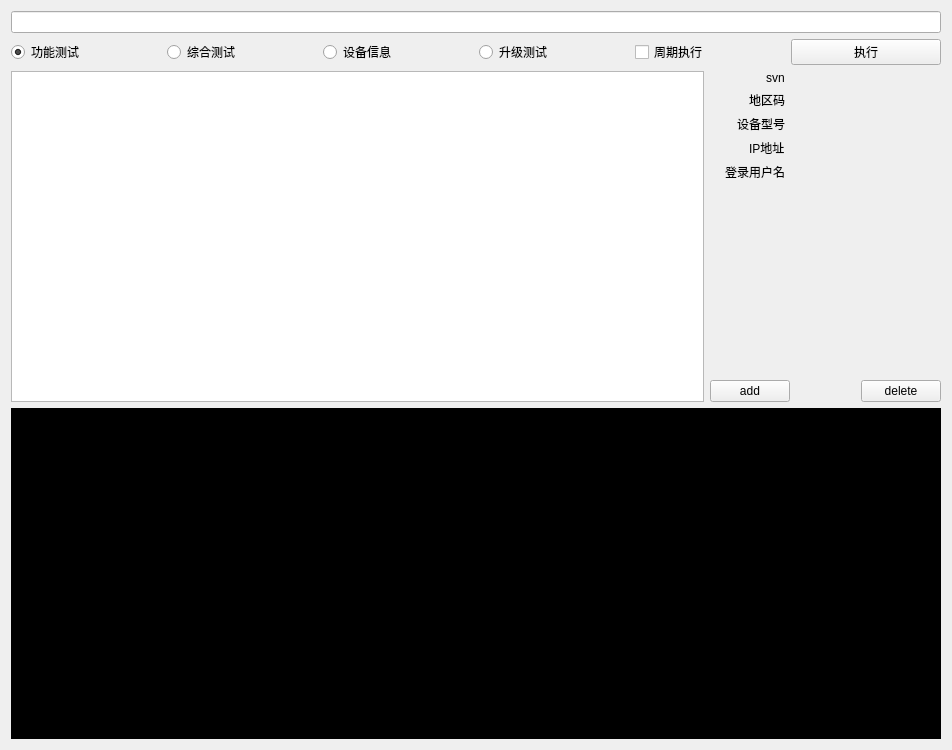
<?xml version="1.0" encoding="UTF-8"?>
<ui version="4.0">
 <class>Form</class>
 <widget class="QWidget" name="Form">
  <property name="geometry">
   <rect>
    <x>0</x>
    <y>0</y>
    <width>952</width>
    <height>750</height>
   </rect>
  </property>
  <property name="windowTitle">
   <string>Form</string>
  </property>
  <layout class="QVBoxLayout" name="verticalLayout_4">
   <item>
    <layout class="QHBoxLayout" name="horizontalLayout">
     <item>
      <widget class="QLineEdit" name="lineEdit"/>
     </item>
    </layout>
   </item>
   <item>
    <layout class="QHBoxLayout" name="horizontalLayout_3">
     <item>
      <widget class="QRadioButton" name="radioButton_1">
       <property name="text">
        <string>功能测试</string>
       </property>
       <property name="checked">
        <bool>true</bool>
       </property>
      </widget>
     </item>
     <item>
      <widget class="QRadioButton" name="radioButton_2">
       <property name="text">
        <string>综合测试</string>
       </property>
      </widget>
     </item>
     <item>
      <widget class="QRadioButton" name="radioButton_3">
       <property name="text">
        <string>设备信息</string>
       </property>
      </widget>
     </item>
     <item>
      <widget class="QRadioButton" name="radioButton_upgrade">
       <property name="text">
        <string>升级测试</string>
       </property>
      </widget>
     </item>
     <item>
      <widget class="QCheckBox" name="checkBox">
       <property name="text">
        <string>周期执行</string>
       </property>
      </widget>
     </item>
     <item>
      <widget class="QPushButton" name="pushButton">
       <property name="text">
        <string>执行</string>
       </property>
      </widget>
     </item>
    </layout>
   </item>
   <item>
    <layout class="QHBoxLayout" name="horizontalLayout_5" stretch="3,1">
     <item>
      <widget class="QTableWidget" name="tableWidget">
       <property name="styleSheet">
        <string notr="true"/>
       </property>
       <attribute name="horizontalHeaderCascadingSectionResizes">
        <bool>true</bool>
       </attribute>
       <attribute name="horizontalHeaderStretchLastSection">
        <bool>false</bool>
       </attribute>
       <attribute name="verticalHeaderStretchLastSection">
        <bool>false</bool>
       </attribute>
      </widget>
     </item>
     <item>
      <layout class="QVBoxLayout" name="verticalLayout_3">
       <item>
        <layout class="QHBoxLayout" name="horizontalLayout_2" stretch="1,2">
         <item>
          <layout class="QVBoxLayout" name="verticalLayout_2">
           <item alignment="Qt::AlignRight">
            <widget class="QLabel" name="label_3">
             <property name="text">
              <string>svn</string>
             </property>
            </widget>
           </item>
           <item alignment="Qt::AlignRight">
            <widget class="QLabel" name="label">
             <property name="text">
              <string>地区码</string>
             </property>
            </widget>
           </item>
           <item alignment="Qt::AlignRight">
            <widget class="QLabel" name="label_2">
             <property name="text">
              <string>设备型号</string>
             </property>
            </widget>
           </item>
           <item alignment="Qt::AlignRight">
            <widget class="QLabel" name="label_6">
             <property name="text">
              <string>IP地址</string>
             </property>
            </widget>
           </item>
           <item alignment="Qt::AlignRight">
            <widget class="QLabel" name="label_7">
             <property name="text">
              <string>登录用户名</string>
             </property>
            </widget>
           </item>
          </layout>
         </item>
         <item>
          <layout class="QVBoxLayout" name="verticalLayout">
           <item>
            <widget class="QLabel" name="label_svn">
             <property name="text">
              <string/>
             </property>
            </widget>
           </item>
           <item>
            <widget class="QLabel" name="label_region">
             <property name="text">
              <string/>
             </property>
            </widget>
           </item>
           <item>
            <widget class="QLabel" name="label_model">
             <property name="text">
              <string/>
             </property>
            </widget>
           </item>
           <item>
            <widget class="QLabel" name="label_ip">
             <property name="text">
              <string/>
             </property>
            </widget>
           </item>
           <item>
            <widget class="QLabel" name="label_user">
             <property name="text">
              <string/>
             </property>
            </widget>
           </item>
          </layout>
         </item>
        </layout>
       </item>
       <item>
        <spacer name="verticalSpacer">
         <property name="orientation">
          <enum>Qt::Vertical</enum>
         </property>
         <property name="sizeHint" stdset="0">
          <size>
           <width>20</width>
           <height>40</height>
          </size>
         </property>
        </spacer>
       </item>
       <item>
        <layout class="QHBoxLayout" name="horizontalLayout_4">
         <item>
          <widget class="QPushButton" name="pushButton_get">
           <property name="text">
            <string>add</string>
           </property>
          </widget>
         </item>
         <item>
          <spacer name="horizontalSpacer">
           <property name="orientation">
            <enum>Qt::Horizontal</enum>
           </property>
           <property name="sizeHint" stdset="0">
            <size>
             <width>40</width>
             <height>20</height>
            </size>
           </property>
          </spacer>
         </item>
         <item>
          <widget class="QPushButton" name="pushButton_save">
           <property name="text">
            <string>delete</string>
           </property>
          </widget>
         </item>
        </layout>
       </item>
      </layout>
     </item>
    </layout>
   </item>
   <item>
    <widget class="QTextEdit" name="textEdit">
     <property name="font">
      <font>
       <family>Verdana</family>
       <pointsize>12</pointsize>
       <weight>50</weight>
       <italic>false</italic>
       <bold>false</bold>
      </font>
     </property>
     <property name="styleSheet">
      <string notr="true">background-color: rgb(0, 0, 0);
font: 12pt &quot;Verdana&quot;;
color: rgb(0, 255, 0);</string>
     </property>
     <property name="readOnly">
      <bool>true</bool>
     </property>
    </widget>
   </item>
  </layout>
 </widget>
 <resources/>
 <connections/>
</ui>
